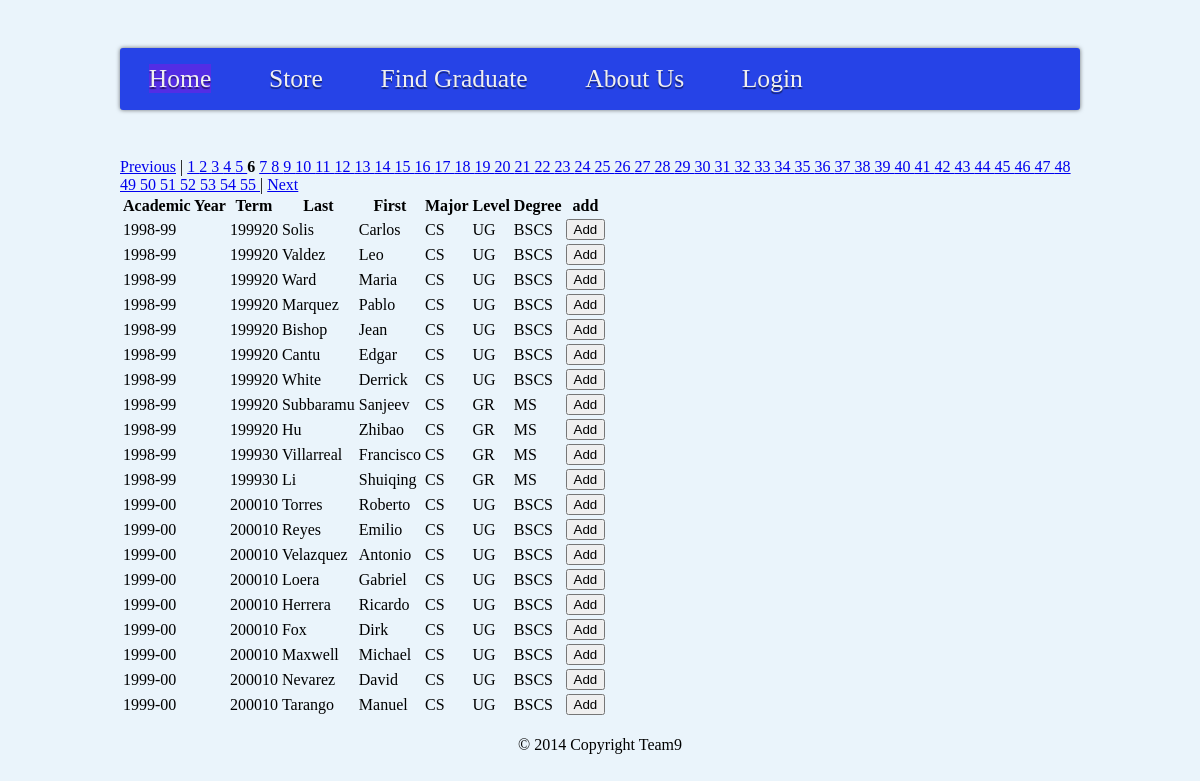
The app's page /gradList.php?page=6 with its own data.
### tables this page shows
CREATE TABLE master (
	master_id INT(11) NOT NULL AUTO_INCREMENT,
	academicyear VARCHAR(30) NULL,
	term INT(11) NULL,
	last VARCHAR(30)NULL,
	first VARCHAR(30) NULL,
	major VARCHAR(30) NULL,
	level VARCHAR(30) NULL,
	degree VARCHAR(30) NULL,
	PRIMARY KEY (master_id)
);

### gradList.php (the view, shortened to what this page needs)
<?PHP
	require_once("./include/pager.php");
	$p = new Pager;
	$limit = 20;
	$dbQuery = "";
	$start = $p->findStart($limit);
	$var = isset($_GET['searchGrad']) && $_GET['searchGrad'] != "" ? "'.*" . $_GET["searchGrad"] .".*'" : null;
	$qry = "SELECT * FROM master ";
	$qry .= $var != null ?
			" WHERE academicyear REGEXP $var or term REGEXP $var or last REGEXP $var or first REGEXP $var or major REGEXP $var or level REGEXP $var or degree REGEXP $var "
			: "";
	$count = mysql_num_rows(mysql_query($qry));
	$pages = $p->findPages($count, $limit);
	$dbQuery .= $qry . "  ORDER BY master_id ASC LIMIT " . $start . ", " . $limit;
	$result = mysql_query($dbQuery) or die("Couldn't get file list");
?>
<html>
	<head lang="en">
		<link rel="stylesheet" href="css/main.css">
		<link rel="stylesheet" href="css/table.css">
	</head>
	<body>
		<div id="navigation_container">
			<?PHP include './menu.php' ?>
		</div>
		<table  class="sortable">
				<thead>
					<tr>
						<th scope="col">Academic Year</th>
						<th scope="col">Term</th>
						<th scope="col">Last</th>
						<th scope="col">First</th>
						<th scope="col">Major</th>
						<th scope="col">Level</th>
						<th scope="col">Degree</th>
						<th scope="col">add</th>
					</tr>
				</thead>
			<?PHP
				$next_prev = $p->nextPrev($_GET['page'], $pages);
				echo "<div id='division'>" . $next_prev .  " </div>";
				while($row = mysql_fetch_assoc($result)){
					$num_rows++;?>
				<tr>
					<td>
						<?PHP echo $row['academicyear']?>
					</td>
					<td>
						<?PHP echo $row['term'] ?>
					</td>
					<td>
						<?PHP echo $row['last'] ?>
					</td>
					<td>
						<?PHP echo $row['first'] ?>
					</td>
					<td>
						<?PHP echo $row['major'] ?>
					</td>
					<td>
						<?PHP echo $row['level'] ?>
					</td>
					<td>
						<?PHP echo $row['degree'] ?>
					</td>
					<td>
							<input type="submit" name="addUser" onclick="<?PHP=$configSite->addUser(); ?>" value="Add"/>
					</td>
				</tr>
				<?PHP } ?>
		</table>
		<div>
			<?PHP include './footer.php'; ?>
		</div>
	</body>
</html>

### css/main.css (style rules this page uses)
html { background: #eaf4fb url('<span class="skimlinks-unlinked">bottom_bg.jpg</span>') bottom center no-repeat; }
body { background: transparent url('<span class="skimlinks-unlinked">top_bg.png</span>') top center no-repeat; width: 100%; height: 100%; margin: 0 0; }
#navigation_container { margin: 0 auto; width: 960px; }

### css/table.css (style rules this page uses)
thead { border-width: 1px; border-style: solid; }

### records on screen
master: academicyear "1998-99", term "199920", last "Solis", first "Carlos", major "CS", level "UG", degree "BSCS"
master: academicyear "1998-99", term "199920", last "Valdez", first "Leo", major "CS", level "UG", degree "BSCS"
master: academicyear "1998-99", term "199920", last "Ward", first "Maria", major "CS", level "UG", degree "BSCS"
master: academicyear "1998-99", term "199920", last "Marquez", first "Pablo", major "CS", level "UG", degree "BSCS"
master: academicyear "1998-99", term "199920", last "Bishop", first "Jean", major "CS", level "UG", degree "BSCS"
master: academicyear "1998-99", term "199920", last "Cantu", first "Edgar", major "CS", level "UG", degree "BSCS"
master: academicyear "1998-99", term "199920", last "White", first "Derrick", major "CS", level "UG", degree "BSCS"
master: academicyear "1998-99", term "199920", last "Subbaramu", first "Sanjeev", major "CS", level "GR", degree "MS"
master: academicyear "1998-99", term "199920", last "Hu", first "Zhibao", major "CS", level "GR", degree "MS"
master: academicyear "1998-99", term "199930", last "Villarreal", first "Francisco", major "CS", level "GR", degree "MS"
master: academicyear "1998-99", term "199930", last "Li", first "Shuiqing", major "CS", level "GR", degree "MS"
master: academicyear "1999-00", term "200010", last "Torres", first "Roberto", major "CS", level "UG", degree "BSCS"
master: academicyear "1999-00", term "200010", last "Reyes", first "Emilio", major "CS", level "UG", degree "BSCS"
master: academicyear "1999-00", term "200010", last "Velazquez", first "Antonio", major "CS", level "UG", degree "BSCS"
master: academicyear "1999-00", term "200010", last "Loera", first "Gabriel", major "CS", level "UG", degree "BSCS"
master: academicyear "1999-00", term "200010", last "Herrera", first "Ricardo", major "CS", level "UG", degree "BSCS"
master: academicyear "1999-00", term "200010", last "Fox", first "Dirk", major "CS", level "UG", degree "BSCS"
master: academicyear "1999-00", term "200010", last "Maxwell", first "Michael", major "CS", level "UG", degree "BSCS"
master: academicyear "1999-00", term "200010", last "Nevarez", first "David", major "CS", level "UG", degree "BSCS"
master: academicyear "1999-00", term "200010", last "Tarango", first "Manuel", major "CS", level "UG", degree "BSCS"

### other values on screen
$next_prev "| |"
